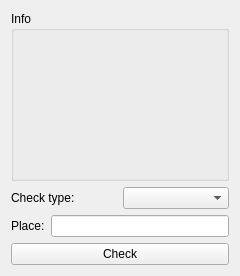
<?xml version="1.0" encoding="UTF-8"?>
<ui version="4.0">
 <class>MainWindow</class>
 <widget class="QMainWindow" name="MainWindow">
  <property name="geometry">
   <rect>
    <x>0</x>
    <y>0</y>
    <width>240</width>
    <height>276</height>
   </rect>
  </property>
  <property name="windowTitle">
   <string>MainWindow</string>
  </property>
  <widget class="QWidget" name="centralWidget">
   <layout class="QGridLayout" name="gridLayout_2">
    <item row="0" column="0">
     <layout class="QGridLayout" name="gridLayout">
      <item row="0" column="0">
       <widget class="QGroupBox" name="groupBox">
        <property name="title">
         <string>Info</string>
        </property>
       </widget>
      </item>
      <item row="1" column="0">
       <layout class="QHBoxLayout" name="horizontalLayout">
        <item>
         <widget class="QLabel" name="label_2">
          <property name="text">
           <string>Check type:</string>
          </property>
         </widget>
        </item>
        <item>
         <widget class="QComboBox" name="comboBox"/>
        </item>
       </layout>
      </item>
      <item row="2" column="0">
       <layout class="QHBoxLayout" name="horizontalLayout_2">
        <item>
         <widget class="QLabel" name="label">
          <property name="text">
           <string>Place:</string>
          </property>
         </widget>
        </item>
        <item>
         <widget class="QLineEdit" name="lineEdit"/>
        </item>
       </layout>
      </item>
      <item row="3" column="0">
       <widget class="QPushButton" name="pushButton">
        <property name="text">
         <string>Check</string>
        </property>
       </widget>
      </item>
     </layout>
    </item>
   </layout>
  </widget>
 </widget>
 <layoutdefault spacing="6" margin="11"/>
 <resources/>
 <connections/>
</ui>
